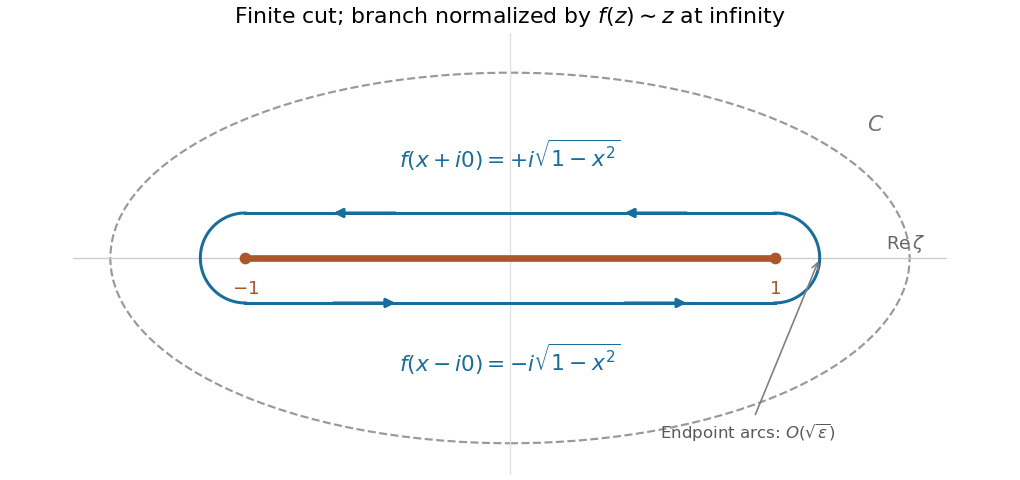

Write the Python code that produced this figure.
"""Finite-cut square root and contour orientation; Python 3.14, matplotlib 3.10."""
from pathlib import Path
import matplotlib
matplotlib.use('Agg')
import matplotlib.pyplot as plt
from matplotlib.patches import Ellipse
import numpy as np


def main():
    plt.rcParams.update({'font.size': 11, 'figure.facecolor': 'white', 'axes.facecolor': 'white'})
    fig, ax = plt.subplots(figsize=(8.5, 4.0), dpi=120, layout='constrained')
    ax.axhline(0, color='0.8', lw=.8)
    ax.axvline(0, color='0.88', lw=.8)
    ax.add_patch(Ellipse((0, 0), 3.02, 1.40, fill=False, ls='--', lw=1.3, color='0.6'))
    blue, brown = '#176d9c', '#ad562b'
    eps = .17
    ax.plot([-1, 1], [0, 0], color=brown, lw=4, solid_capstyle='round', label='Branch cut')
    ax.scatter([-1, 1], [0, 0], color=brown, s=36, zorder=5)
    for y in [-eps, eps]:
        ax.plot([-1, 1], [y, y], color=blue, lw=1.8)
    for x, lo, hi in [(1, -np.pi/2, np.pi/2), (-1, np.pi/2, 3*np.pi/2)]:
        t = np.linspace(lo, hi, 100)
        ax.plot(x + eps*np.cos(t), eps*np.sin(t), color=blue, lw=1.8)
    for x in [-.55, .55]:
        ax.annotate('', xy=(x-.13, eps), xytext=(x+.13, eps), arrowprops={'arrowstyle': '-|>', 'color': blue, 'lw': 1.8})
        ax.annotate('', xy=(x+.13, -eps), xytext=(x-.13, -eps), arrowprops={'arrowstyle': '-|>', 'color': blue, 'lw': 1.8})
    ax.text(0, .34, r'$f(x+i0)=+i\sqrt{1-x^2}$', ha='center', color=blue, fontsize=13)
    ax.text(0, -.43, r'$f(x-i0)=-i\sqrt{1-x^2}$', ha='center', color=blue, fontsize=13)
    ax.text(-1, -.085, r'$-1$', ha='center', va='top', color=brown, bbox={'facecolor':'white','edgecolor':'none','pad':.2})
    ax.text(1, -.085, r'$1$', ha='center', va='top', color=brown, bbox={'facecolor':'white','edgecolor':'none','pad':.2})
    ax.text(1.35, .48, r'$C$', color='0.45', fontsize=13)
    ax.annotate(r'Endpoint arcs: $O(\sqrt{\varepsilon})$', xy=(1.17, 0), xytext=(.9, -.68), ha='center', color='0.35', arrowprops={'arrowstyle':'->','color':'0.5'}, fontsize=10)
    ax.text(1.57, .035, r'$\operatorname{Re}\zeta$', ha='right', color='0.4')
    ax.set(xlim=(-1.65, 1.65), ylim=(-.82, .85), xticks=[], yticks=[], title=r'Finite cut; branch normalized by $f(z)\sim z$ at infinity')
    ax.set_aspect('equal')
    for spine in ax.spines.values():
        spine.set_visible(False)
    fig.savefig(Path(__file__).with_suffix('.png').name, facecolor='white', transparent=False)
    plt.close(fig)


if __name__ == '__main__':
    main()
